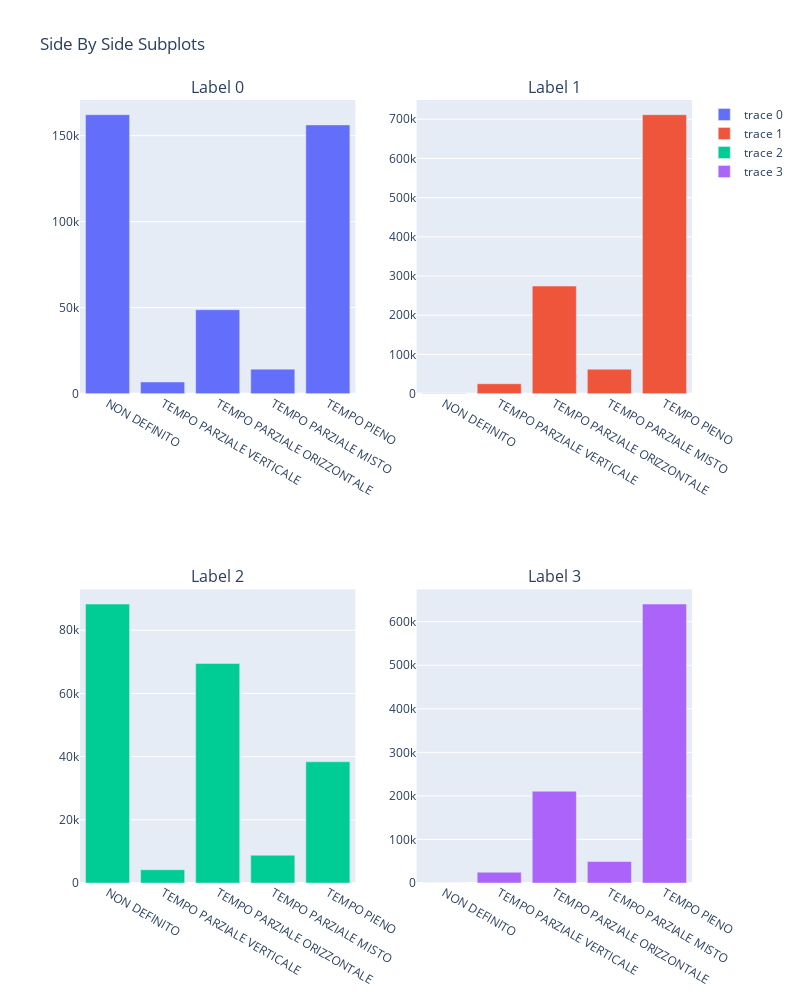

Notebook code for this chart:
### Code cell
cc_18191 = cc_1819[(cc_1819.Label == 0)]['MODALITALAVORO'].value_counts()
cc_18191 = cc_18191.reindex(index=['NON DEFINITO','TEMPO PARZIALE VERTICALE',
                                   'TEMPO PARZIALE ORIZZONTALE','TEMPO PARZIALE MISTO','TEMPO PIENO'])

cc_18192 =  cc_1819[(cc_1819.Label == 1)]['MODALITALAVORO'].value_counts()
cc_18192 = cc_18192.reindex(index=['NON DEFINITO','TEMPO PARZIALE VERTICALE',
                                   'TEMPO PARZIALE ORIZZONTALE','TEMPO PARZIALE MISTO','TEMPO PIENO'])

cc_18193 =  cc_1819[(cc_1819.Label == 2)]['MODALITALAVORO'].value_counts()
cc_18193 = cc_18193.reindex(index=['NON DEFINITO','TEMPO PARZIALE VERTICALE',
                                   'TEMPO PARZIALE ORIZZONTALE','TEMPO PARZIALE MISTO','TEMPO PIENO'])

cc_18194 =  cc_1819[(cc_1819.Label == 3)]['MODALITALAVORO'].value_counts()
cc_18194 = cc_18194.reindex(index=['NON DEFINITO','TEMPO PARZIALE VERTICALE',
                                   'TEMPO PARZIALE ORIZZONTALE','TEMPO PARZIALE MISTO','TEMPO PIENO'])


fig = make_subplots(rows=2, cols=2,subplot_titles=("Label 0","Label 1","Label 2","Label 3"),
                    specs=[[{"type": "bar"}, {"type": "bar"}],[{"type": "bar"}, {"type": "bar"}]])

fig.add_trace(
    go.Bar(y = cc_18191.values, x = cc_18191.index),
    row=1, col=1
)

fig.add_trace(
    go.Bar(y = cc_18192.values, x = cc_18192.index),
    row=1, col=2
)

fig.add_trace(
    go.Bar(y = cc_18193.values, x = cc_18193.index),
    row=2, col=1
)

fig.add_trace(
    go.Bar(y = cc_18194.values, x = cc_18194.index),
    row=2, col=2
)

fig.update_layout(height=1000, width=800, title_text="Side By Side Subplots", showlegend=False)
fig.show()

### Figure 1 — Plotly figure (JSON) as saved in the notebook; plotly's stock layout.template omitted (floating-point values rounded to 4 significant figures)
{"data": [{"type": "bar", "x": ["NON DEFINITO", "TEMPO PARZIALE VERTICALE", "TEMPO PARZIALE ORIZZONTALE", "TEMPO PARZIALE MISTO", "TEMPO PIENO"], "xaxis": "x", "y": [162192, 6794, 48769, 14243, 156257], "yaxis": "y"}, {"type": "bar", "x": ["NON DEFINITO", "TEMPO PARZIALE VERTICALE", "TEMPO PARZIALE ORIZZONTALE", "TEMPO PARZIALE MISTO", "TEMPO PIENO"], "xaxis": "x2", "y": [29, 25197, 274347, 62341, 711643], "yaxis": "y2"}, {"type": "bar", "x": ["NON DEFINITO", "TEMPO PARZIALE VERTICALE", "TEMPO PARZIALE ORIZZONTALE", "TEMPO PARZIALE MISTO", "TEMPO PIENO"], "xaxis": "x3", "y": [88285, 4200, 69479, 8801, 38363], "yaxis": "y3"}, {"type": "bar", "x": ["NON DEFINITO", "TEMPO PARZIALE VERTICALE", "TEMPO PARZIALE ORIZZONTALE", "TEMPO PARZIALE MISTO", "TEMPO PIENO"], "xaxis": "x4", "y": [5, 24734, 210767, 49271, 640579], "yaxis": "y4"}], "layout": {"annotations": [{"font": {"size": 16}, "showarrow": false, "text": "Label 0", "x": 0.225, "xanchor": "center", "xref": "paper", "y": 1, "yanchor": "bottom", "yref": "paper"}, {"font": {"size": 16}, "showarrow": false, "text": "Label 1", "x": 0.775, "xanchor": "center", "xref": "paper", "y": 1, "yanchor": "bottom", "yref": "paper"}, {"font": {"size": 16}, "showarrow": false, "text": "Label 2", "x": 0.225, "xanchor": "center", "xref": "paper", "y": 0.375, "yanchor": "bottom", "yref": "paper"}, {"font": {"size": 16}, "showarrow": false, "text": "Label 3", "x": 0.775, "xanchor": "center", "xref": "paper", "y": 0.375, "yanchor": "bottom", "yref": "paper"}], "height": 1000, "title": {"text": "Side By Side Subplots"}, "width": 800, "xaxis": {"anchor": "y", "domain": [0, 0.45]}, "xaxis2": {"anchor": "y2", "domain": [0.55, 1]}, "xaxis3": {"anchor": "y3", "domain": [0, 0.45]}, "xaxis4": {"anchor": "y4", "domain": [0.55, 1]}, "yaxis": {"anchor": "x", "domain": [0.625, 1]}, "yaxis2": {"anchor": "x2", "domain": [0.625, 1]}, "yaxis3": {"anchor": "x3", "domain": [0, 0.375]}, "yaxis4": {"anchor": "x4", "domain": [0, 0.375]}}}
